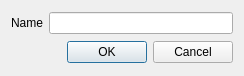
<?xml version="1.0" encoding="UTF-8"?>
<ui version="4.0">
 <class>Dialog</class>
 <widget class="QDialog" name="Dialog">
  <property name="geometry">
   <rect>
    <x>0</x>
    <y>0</y>
    <width>244</width>
    <height>76</height>
   </rect>
  </property>
  <property name="windowTitle">
   <string>Dialog</string>
  </property>
  <layout class="QGridLayout" name="gridLayout">
   <item row="0" column="0">
    <widget class="QLabel" name="label">
     <property name="text">
      <string>Name</string>
     </property>
    </widget>
   </item>
   <item row="0" column="1">
    <widget class="QLineEdit" name="lineEdit"/>
   </item>
   <item row="1" column="1">
    <widget class="QDialogButtonBox" name="buttonBox">
     <property name="orientation">
      <enum>Qt::Horizontal</enum>
     </property>
     <property name="standardButtons">
      <set>QDialogButtonBox::Cancel|QDialogButtonBox::Ok</set>
     </property>
    </widget>
   </item>
  </layout>
 </widget>
 <resources/>
 <connections>
  <connection>
   <sender>buttonBox</sender>
   <signal>accepted()</signal>
   <receiver>Dialog</receiver>
   <slot>accept()</slot>
   <hints>
    <hint type="sourcelabel">
     <x>248</x>
     <y>254</y>
    </hint>
    <hint type="destinationlabel">
     <x>157</x>
     <y>274</y>
    </hint>
   </hints>
  </connection>
  <connection>
   <sender>buttonBox</sender>
   <signal>rejected()</signal>
   <receiver>Dialog</receiver>
   <slot>reject()</slot>
   <hints>
    <hint type="sourcelabel">
     <x>316</x>
     <y>260</y>
    </hint>
    <hint type="destinationlabel">
     <x>286</x>
     <y>274</y>
    </hint>
   </hints>
  </connection>
 </connections>
</ui>
